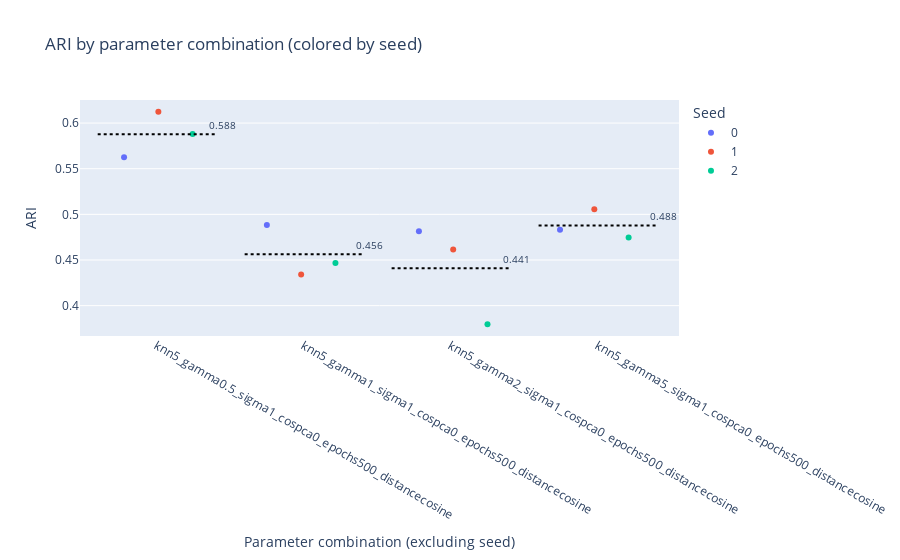
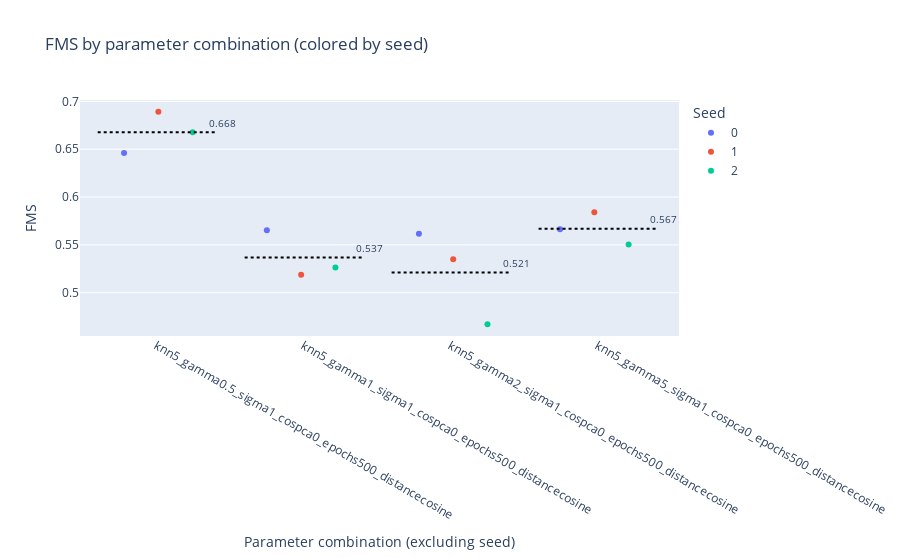
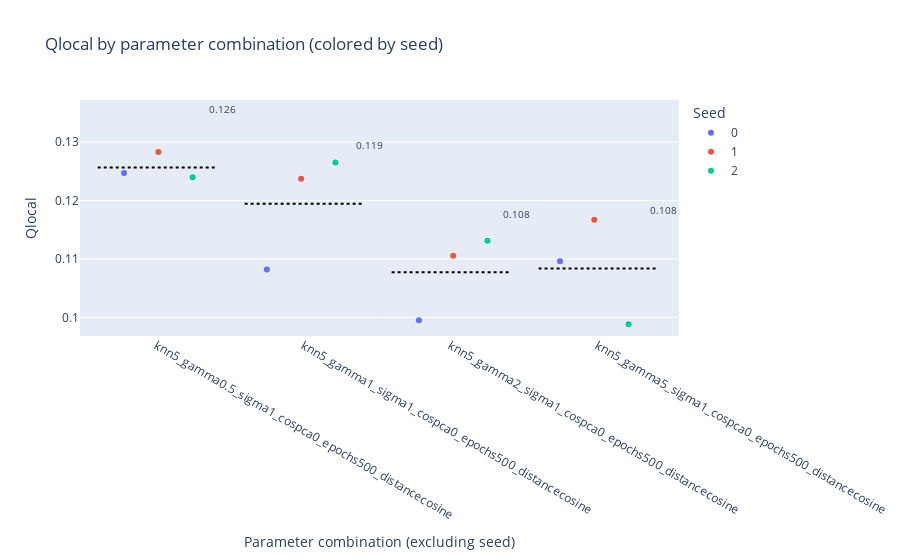
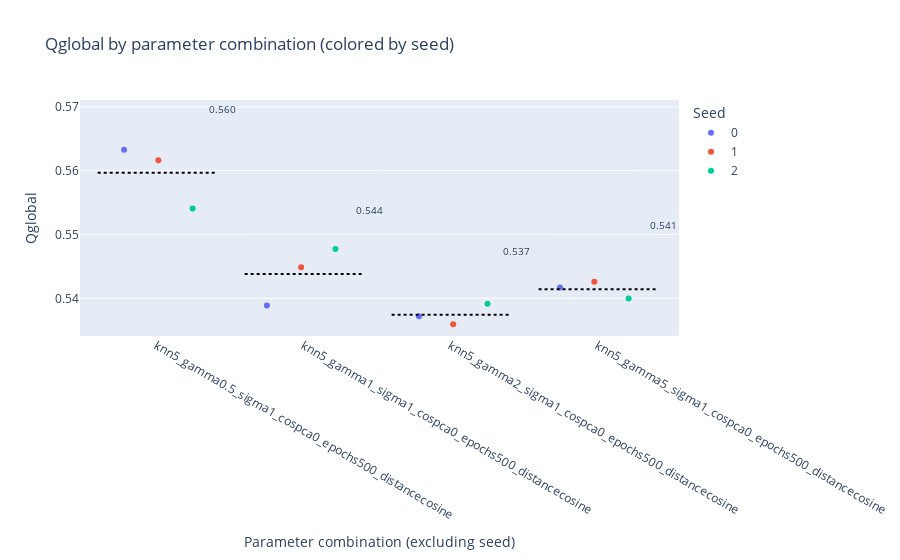

The notebook cell saved with these charts, in order:
### Markdown cell above
## Results

### Code cell
# Call comparison function
compare_projections(results)

### Figure 1 — Plotly figure (JSON) as saved in the notebook; plotly's stock layout.template omitted (floating-point values rounded to 4 significant figures)
{"data": [{"alignmentgroup": "True", "boxpoints": "all", "fillcolor": "rgba(255,255,255,0)", "hoveron": "points", "hovertemplate": "seed=0<br>params_base=%{x}<br>ARI=%{y}<extra></extra>", "legendgroup": "0", "line": {"color": "rgba(255,255,255,0)"}, "marker": {"color": "#636efa"}, "name": "0", "offsetgroup": "0", "orientation": "v", "pointpos": 0, "showlegend": true, "type": "box", "x": ["knn5_gamma0.5_sigma1_cospca0_epochs500_distancecosine", "knn5_gamma1_sigma1_cospca0_epochs500_distancecosine", "knn5_gamma2_sigma1_cospca0_epochs500_distancecosine", "knn5_gamma5_sigma1_cospca0_epochs500_distancecosine"], "x0": " ", "xaxis": "x", "y": [0.5626, 0.4884, 0.4816, 0.4832], "y0": " ", "yaxis": "y"}, {"alignmentgroup": "True", "boxpoints": "all", "fillcolor": "rgba(255,255,255,0)", "hoveron": "points", "hovertemplate": "seed=1<br>params_base=%{x}<br>ARI=%{y}<extra></extra>", "legendgroup": "1", "line": {"color": "rgba(255,255,255,0)"}, "marker": {"color": "#EF553B"}, "name": "1", "offsetgroup": "1", "orientation": "v", "pointpos": 0, "showlegend": true, "type": "box", "x": ["knn5_gamma0.5_sigma1_cospca0_epochs500_distancecosine", "knn5_gamma1_sigma1_cospca0_epochs500_distancecosine", "knn5_gamma2_sigma1_cospca0_epochs500_distancecosine", "knn5_gamma5_sigma1_cospca0_epochs500_distancecosine"], "x0": " ", "xaxis": "x", "y": [0.6123, 0.434, 0.4615, 0.5056], "y0": " ", "yaxis": "y"}, {"alignmentgroup": "True", "boxpoints": "all", "fillcolor": "rgba(255,255,255,0)", "hoveron": "points", "hovertemplate": "seed=2<br>params_base=%{x}<br>ARI=%{y}<extra></extra>", "legendgroup": "2", "line": {"color": "rgba(255,255,255,0)"}, "marker": {"color": "#00cc96"}, "name": "2", "offsetgroup": "2", "orientation": "v", "pointpos": 0, "showlegend": true, "type": "box", "x": ["knn5_gamma0.5_sigma1_cospca0_epochs500_distancecosine", "knn5_gamma1_sigma1_cospca0_epochs500_distancecosine", "knn5_gamma2_sigma1_cospca0_epochs500_distancecosine", "knn5_gamma5_sigma1_cospca0_epochs500_distancecosine"], "x0": " ", "xaxis": "x", "y": [0.588, 0.4468, 0.3797, 0.4746], "y0": " ", "yaxis": "y"}], "layout": {"annotations": [{"font": {"size": 10}, "showarrow": false, "text": "0.588", "x": 0.45, "y": 0.5976}, {"font": {"size": 10}, "showarrow": false, "text": "0.456", "x": 1.45, "y": 0.4664}, {"font": {"size": 10}, "showarrow": false, "text": "0.441", "x": 2.45, "y": 0.4509}, {"font": {"size": 10}, "showarrow": false, "text": "0.488", "x": 3.45, "y": 0.4978}], "boxmode": "group", "legend": {"title": {"text": "Seed"}, "tracegroupgap": 0}, "shapes": [{"line": {"color": "black", "dash": "dot", "width": 2}, "name": "Mean knn5_gamma0.5_sigma1_cospca0_epochs500_distancecosine", "type": "line", "x0": -0.4, "x1": 0.4, "xref": "x", "y0": 0.5876, "y1": 0.5876, "yref": "y"}, {"line": {"color": "black", "dash": "dot", "width": 2}, "name": "Mean knn5_gamma1_sigma1_cospca0_epochs500_distancecosine", "type": "line", "x0": 0.6, "x1": 1.4, "xref": "x", "y0": 0.4564, "y1": 0.4564, "yref": "y"}, {"line": {"color": "black", "dash": "dot", "width": 2}, "name": "Mean knn5_gamma2_sigma1_cospca0_epochs500_distancecosine", "type": "line", "x0": 1.6, "x1": 2.4, "xref": "x", "y0": 0.4409, "y1": 0.4409, "yref": "y"}, {"line": {"color": "black", "dash": "dot", "width": 2}, "name": "Mean knn5_gamma5_sigma1_cospca0_epochs500_distancecosine", "type": "line", "x0": 2.6, "x1": 3.4, "xref": "x", "y0": 0.4878, "y1": 0.4878, "yref": "y"}], "showlegend": true, "title": {"text": "ARI by parameter combination (colored by seed)"}, "xaxis": {"anchor": "y", "domain": [0, 1], "title": {"text": "Parameter combination (excluding seed)"}}, "yaxis": {"anchor": "x", "domain": [0, 1], "title": {"text": "ARI"}}}}

### Figure 2 — Plotly figure (JSON) as saved in the notebook; plotly's stock layout.template omitted (floating-point values rounded to 4 significant figures)
{"data": [{"alignmentgroup": "True", "boxpoints": "all", "fillcolor": "rgba(255,255,255,0)", "hoveron": "points", "hovertemplate": "seed=0<br>params_base=%{x}<br>FMS=%{y}<extra></extra>", "legendgroup": "0", "line": {"color": "rgba(255,255,255,0)"}, "marker": {"color": "#636efa"}, "name": "0", "offsetgroup": "0", "orientation": "v", "pointpos": 0, "showlegend": true, "type": "box", "x": ["knn5_gamma0.5_sigma1_cospca0_epochs500_distancecosine", "knn5_gamma1_sigma1_cospca0_epochs500_distancecosine", "knn5_gamma2_sigma1_cospca0_epochs500_distancecosine", "knn5_gamma5_sigma1_cospca0_epochs500_distancecosine"], "x0": " ", "xaxis": "x", "y": [0.646, 0.5652, 0.5617, 0.5662], "y0": " ", "yaxis": "y"}, {"alignmentgroup": "True", "boxpoints": "all", "fillcolor": "rgba(255,255,255,0)", "hoveron": "points", "hovertemplate": "seed=1<br>params_base=%{x}<br>FMS=%{y}<extra></extra>", "legendgroup": "1", "line": {"color": "rgba(255,255,255,0)"}, "marker": {"color": "#EF553B"}, "name": "1", "offsetgroup": "1", "orientation": "v", "pointpos": 0, "showlegend": true, "type": "box", "x": ["knn5_gamma0.5_sigma1_cospca0_epochs500_distancecosine", "knn5_gamma1_sigma1_cospca0_epochs500_distancecosine", "knn5_gamma2_sigma1_cospca0_epochs500_distancecosine", "knn5_gamma5_sigma1_cospca0_epochs500_distancecosine"], "x0": " ", "xaxis": "x", "y": [0.6891, 0.5188, 0.535, 0.5842], "y0": " ", "yaxis": "y"}, {"alignmentgroup": "True", "boxpoints": "all", "fillcolor": "rgba(255,255,255,0)", "hoveron": "points", "hovertemplate": "seed=2<br>params_base=%{x}<br>FMS=%{y}<extra></extra>", "legendgroup": "2", "line": {"color": "rgba(255,255,255,0)"}, "marker": {"color": "#00cc96"}, "name": "2", "offsetgroup": "2", "orientation": "v", "pointpos": 0, "showlegend": true, "type": "box", "x": ["knn5_gamma0.5_sigma1_cospca0_epochs500_distancecosine", "knn5_gamma1_sigma1_cospca0_epochs500_distancecosine", "knn5_gamma2_sigma1_cospca0_epochs500_distancecosine", "knn5_gamma5_sigma1_cospca0_epochs500_distancecosine"], "x0": " ", "xaxis": "x", "y": [0.6678, 0.5264, 0.467, 0.5505], "y0": " ", "yaxis": "y"}], "layout": {"annotations": [{"font": {"size": 10}, "showarrow": false, "text": "0.668", "x": 0.45, "y": 0.6777}, {"font": {"size": 10}, "showarrow": false, "text": "0.537", "x": 1.45, "y": 0.5468}, {"font": {"size": 10}, "showarrow": false, "text": "0.521", "x": 2.45, "y": 0.5312}, {"font": {"size": 10}, "showarrow": false, "text": "0.567", "x": 3.45, "y": 0.577}], "boxmode": "group", "legend": {"title": {"text": "Seed"}, "tracegroupgap": 0}, "shapes": [{"line": {"color": "black", "dash": "dot", "width": 2}, "name": "Mean knn5_gamma0.5_sigma1_cospca0_epochs500_distancecosine", "type": "line", "x0": -0.4, "x1": 0.4, "xref": "x", "y0": 0.6677, "y1": 0.6677, "yref": "y"}, {"line": {"color": "black", "dash": "dot", "width": 2}, "name": "Mean knn5_gamma1_sigma1_cospca0_epochs500_distancecosine", "type": "line", "x0": 0.6, "x1": 1.4, "xref": "x", "y0": 0.5368, "y1": 0.5368, "yref": "y"}, {"line": {"color": "black", "dash": "dot", "width": 2}, "name": "Mean knn5_gamma2_sigma1_cospca0_epochs500_distancecosine", "type": "line", "x0": 1.6, "x1": 2.4, "xref": "x", "y0": 0.5212, "y1": 0.5212, "yref": "y"}, {"line": {"color": "black", "dash": "dot", "width": 2}, "name": "Mean knn5_gamma5_sigma1_cospca0_epochs500_distancecosine", "type": "line", "x0": 2.6, "x1": 3.4, "xref": "x", "y0": 0.567, "y1": 0.567, "yref": "y"}], "showlegend": true, "title": {"text": "FMS by parameter combination (colored by seed)"}, "xaxis": {"anchor": "y", "domain": [0, 1], "title": {"text": "Parameter combination (excluding seed)"}}, "yaxis": {"anchor": "x", "domain": [0, 1], "title": {"text": "FMS"}}}}

### Figure 3 — Plotly figure (JSON) as saved in the notebook; plotly's stock layout.template omitted (floating-point values rounded to 4 significant figures)
{"data": [{"alignmentgroup": "True", "boxpoints": "all", "fillcolor": "rgba(255,255,255,0)", "hoveron": "points", "hovertemplate": "seed=0<br>params_base=%{x}<br>Qlocal=%{y}<extra></extra>", "legendgroup": "0", "line": {"color": "rgba(255,255,255,0)"}, "marker": {"color": "#636efa"}, "name": "0", "offsetgroup": "0", "orientation": "v", "pointpos": 0, "showlegend": true, "type": "box", "x": ["knn5_gamma0.5_sigma1_cospca0_epochs500_distancecosine", "knn5_gamma1_sigma1_cospca0_epochs500_distancecosine", "knn5_gamma2_sigma1_cospca0_epochs500_distancecosine", "knn5_gamma5_sigma1_cospca0_epochs500_distancecosine"], "x0": " ", "xaxis": "x", "y": [0.1247, 0.1082, 0.09951, 0.1096], "y0": " ", "yaxis": "y"}, {"alignmentgroup": "True", "boxpoints": "all", "fillcolor": "rgba(255,255,255,0)", "hoveron": "points", "hovertemplate": "seed=1<br>params_base=%{x}<br>Qlocal=%{y}<extra></extra>", "legendgroup": "1", "line": {"color": "rgba(255,255,255,0)"}, "marker": {"color": "#EF553B"}, "name": "1", "offsetgroup": "1", "orientation": "v", "pointpos": 0, "showlegend": true, "type": "box", "x": ["knn5_gamma0.5_sigma1_cospca0_epochs500_distancecosine", "knn5_gamma1_sigma1_cospca0_epochs500_distancecosine", "knn5_gamma2_sigma1_cospca0_epochs500_distancecosine", "knn5_gamma5_sigma1_cospca0_epochs500_distancecosine"], "x0": " ", "xaxis": "x", "y": [0.1283, 0.1237, 0.1105, 0.1167], "y0": " ", "yaxis": "y"}, {"alignmentgroup": "True", "boxpoints": "all", "fillcolor": "rgba(255,255,255,0)", "hoveron": "points", "hovertemplate": "seed=2<br>params_base=%{x}<br>Qlocal=%{y}<extra></extra>", "legendgroup": "2", "line": {"color": "rgba(255,255,255,0)"}, "marker": {"color": "#00cc96"}, "name": "2", "offsetgroup": "2", "orientation": "v", "pointpos": 0, "showlegend": true, "type": "box", "x": ["knn5_gamma0.5_sigma1_cospca0_epochs500_distancecosine", "knn5_gamma1_sigma1_cospca0_epochs500_distancecosine", "knn5_gamma2_sigma1_cospca0_epochs500_distancecosine", "knn5_gamma5_sigma1_cospca0_epochs500_distancecosine"], "x0": " ", "xaxis": "x", "y": [0.124, 0.1265, 0.1131, 0.09884], "y0": " ", "yaxis": "y"}], "layout": {"annotations": [{"font": {"size": 10}, "showarrow": false, "text": "0.126", "x": 0.45, "y": 0.1357}, {"font": {"size": 10}, "showarrow": false, "text": "0.119", "x": 1.45, "y": 0.1295}, {"font": {"size": 10}, "showarrow": false, "text": "0.108", "x": 2.45, "y": 0.1177}, {"font": {"size": 10}, "showarrow": false, "text": "0.108", "x": 3.45, "y": 0.1184}], "boxmode": "group", "legend": {"title": {"text": "Seed"}, "tracegroupgap": 0}, "shapes": [{"line": {"color": "black", "dash": "dot", "width": 2}, "name": "Mean knn5_gamma0.5_sigma1_cospca0_epochs500_distancecosine", "type": "line", "x0": -0.4, "x1": 0.4, "xref": "x", "y0": 0.1257, "y1": 0.1257, "yref": "y"}, {"line": {"color": "black", "dash": "dot", "width": 2}, "name": "Mean knn5_gamma1_sigma1_cospca0_epochs500_distancecosine", "type": "line", "x0": 0.6, "x1": 1.4, "xref": "x", "y0": 0.1195, "y1": 0.1195, "yref": "y"}, {"line": {"color": "black", "dash": "dot", "width": 2}, "name": "Mean knn5_gamma2_sigma1_cospca0_epochs500_distancecosine", "type": "line", "x0": 1.6, "x1": 2.4, "xref": "x", "y0": 0.1077, "y1": 0.1077, "yref": "y"}, {"line": {"color": "black", "dash": "dot", "width": 2}, "name": "Mean knn5_gamma5_sigma1_cospca0_epochs500_distancecosine", "type": "line", "x0": 2.6, "x1": 3.4, "xref": "x", "y0": 0.1084, "y1": 0.1084, "yref": "y"}], "showlegend": true, "title": {"text": "Qlocal by parameter combination (colored by seed)"}, "xaxis": {"anchor": "y", "domain": [0, 1], "title": {"text": "Parameter combination (excluding seed)"}}, "yaxis": {"anchor": "x", "domain": [0, 1], "title": {"text": "Qlocal"}}}}

### Figure 4 — Plotly figure (JSON) as saved in the notebook; plotly's stock layout.template omitted (floating-point values rounded to 4 significant figures)
{"data": [{"alignmentgroup": "True", "boxpoints": "all", "fillcolor": "rgba(255,255,255,0)", "hoveron": "points", "hovertemplate": "seed=0<br>params_base=%{x}<br>Qglobal=%{y}<extra></extra>", "legendgroup": "0", "line": {"color": "rgba(255,255,255,0)"}, "marker": {"color": "#636efa"}, "name": "0", "offsetgroup": "0", "orientation": "v", "pointpos": 0, "showlegend": true, "type": "box", "x": ["knn5_gamma0.5_sigma1_cospca0_epochs500_distancecosine", "knn5_gamma1_sigma1_cospca0_epochs500_distancecosine", "knn5_gamma2_sigma1_cospca0_epochs500_distancecosine", "knn5_gamma5_sigma1_cospca0_epochs500_distancecosine"], "x0": " ", "xaxis": "x", "y": [0.5633, 0.5389, 0.5372, 0.5417], "y0": " ", "yaxis": "y"}, {"alignmentgroup": "True", "boxpoints": "all", "fillcolor": "rgba(255,255,255,0)", "hoveron": "points", "hovertemplate": "seed=1<br>params_base=%{x}<br>Qglobal=%{y}<extra></extra>", "legendgroup": "1", "line": {"color": "rgba(255,255,255,0)"}, "marker": {"color": "#EF553B"}, "name": "1", "offsetgroup": "1", "orientation": "v", "pointpos": 0, "showlegend": true, "type": "box", "x": ["knn5_gamma0.5_sigma1_cospca0_epochs500_distancecosine", "knn5_gamma1_sigma1_cospca0_epochs500_distancecosine", "knn5_gamma2_sigma1_cospca0_epochs500_distancecosine", "knn5_gamma5_sigma1_cospca0_epochs500_distancecosine"], "x0": " ", "xaxis": "x", "y": [0.5616, 0.5449, 0.5359, 0.5426], "y0": " ", "yaxis": "y"}, {"alignmentgroup": "True", "boxpoints": "all", "fillcolor": "rgba(255,255,255,0)", "hoveron": "points", "hovertemplate": "seed=2<br>params_base=%{x}<br>Qglobal=%{y}<extra></extra>", "legendgroup": "2", "line": {"color": "rgba(255,255,255,0)"}, "marker": {"color": "#00cc96"}, "name": "2", "offsetgroup": "2", "orientation": "v", "pointpos": 0, "showlegend": true, "type": "box", "x": ["knn5_gamma0.5_sigma1_cospca0_epochs500_distancecosine", "knn5_gamma1_sigma1_cospca0_epochs500_distancecosine", "knn5_gamma2_sigma1_cospca0_epochs500_distancecosine", "knn5_gamma5_sigma1_cospca0_epochs500_distancecosine"], "x0": " ", "xaxis": "x", "y": [0.5541, 0.5477, 0.5392, 0.54], "y0": " ", "yaxis": "y"}], "layout": {"annotations": [{"font": {"size": 10}, "showarrow": false, "text": "0.560", "x": 0.45, "y": 0.5696}, {"font": {"size": 10}, "showarrow": false, "text": "0.544", "x": 1.45, "y": 0.5538}, {"font": {"size": 10}, "showarrow": false, "text": "0.537", "x": 2.45, "y": 0.5474}, {"font": {"size": 10}, "showarrow": false, "text": "0.541", "x": 3.45, "y": 0.5514}], "boxmode": "group", "legend": {"title": {"text": "Seed"}, "tracegroupgap": 0}, "shapes": [{"line": {"color": "black", "dash": "dot", "width": 2}, "name": "Mean knn5_gamma0.5_sigma1_cospca0_epochs500_distancecosine", "type": "line", "x0": -0.4, "x1": 0.4, "xref": "x", "y0": 0.5596, "y1": 0.5596, "yref": "y"}, {"line": {"color": "black", "dash": "dot", "width": 2}, "name": "Mean knn5_gamma1_sigma1_cospca0_epochs500_distancecosine", "type": "line", "x0": 0.6, "x1": 1.4, "xref": "x", "y0": 0.5438, "y1": 0.5438, "yref": "y"}, {"line": {"color": "black", "dash": "dot", "width": 2}, "name": "Mean knn5_gamma2_sigma1_cospca0_epochs500_distancecosine", "type": "line", "x0": 1.6, "x1": 2.4, "xref": "x", "y0": 0.5374, "y1": 0.5374, "yref": "y"}, {"line": {"color": "black", "dash": "dot", "width": 2}, "name": "Mean knn5_gamma5_sigma1_cospca0_epochs500_distancecosine", "type": "line", "x0": 2.6, "x1": 3.4, "xref": "x", "y0": 0.5414, "y1": 0.5414, "yref": "y"}], "showlegend": true, "title": {"text": "Qglobal by parameter combination (colored by seed)"}, "xaxis": {"anchor": "y", "domain": [0, 1], "title": {"text": "Parameter combination (excluding seed)"}}, "yaxis": {"anchor": "x", "domain": [0, 1], "title": {"text": "Qglobal"}}}}
